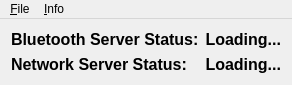
<?xml version="1.0" encoding="UTF-8"?>
<ui version="4.0">
 <class>MainWindow</class>
 <widget class="QMainWindow" name="MainWindow">
  <property name="geometry">
   <rect>
    <x>0</x>
    <y>0</y>
    <width>235</width>
    <height>84</height>
   </rect>
  </property>
  <property name="windowTitle">
   <string>Presenter Server</string>
  </property>
  <widget class="QWidget" name="mainWidget">
   <layout class="QGridLayout" name="mainLayout">
    <item row="0" column="1">
     <widget class="QLabel" name="bluetoothServerStatus">
      <property name="sizePolicy">
       <sizepolicy hsizetype="MinimumExpanding" vsizetype="Preferred">
        <horstretch>0</horstretch>
        <verstretch>0</verstretch>
       </sizepolicy>
      </property>
      <property name="font">
       <font>
        <pointsize>12</pointsize>
        <weight>75</weight>
        <bold>true</bold>
       </font>
      </property>
      <property name="text">
       <string>Loading...</string>
      </property>
      <property name="alignment">
       <set>Qt::AlignRight|Qt::AlignTrailing|Qt::AlignVCenter</set>
      </property>
     </widget>
    </item>
    <item row="0" column="0">
     <widget class="QLabel" name="bluetoothServerLabel">
      <property name="sizePolicy">
       <sizepolicy hsizetype="MinimumExpanding" vsizetype="Preferred">
        <horstretch>0</horstretch>
        <verstretch>0</verstretch>
       </sizepolicy>
      </property>
      <property name="font">
       <font>
        <pointsize>12</pointsize>
        <weight>75</weight>
        <bold>true</bold>
       </font>
      </property>
      <property name="text">
       <string>Bluetooth Server Status:</string>
      </property>
     </widget>
    </item>
    <item row="1" column="0">
     <widget class="QLabel" name="networkServerLabel">
      <property name="sizePolicy">
       <sizepolicy hsizetype="MinimumExpanding" vsizetype="Preferred">
        <horstretch>0</horstretch>
        <verstretch>0</verstretch>
       </sizepolicy>
      </property>
      <property name="font">
       <font>
        <pointsize>12</pointsize>
        <weight>75</weight>
        <bold>true</bold>
       </font>
      </property>
      <property name="text">
       <string>Network Server Status:</string>
      </property>
     </widget>
    </item>
    <item row="1" column="1">
     <widget class="QLabel" name="networkServerStatus">
      <property name="sizePolicy">
       <sizepolicy hsizetype="MinimumExpanding" vsizetype="Preferred">
        <horstretch>0</horstretch>
        <verstretch>0</verstretch>
       </sizepolicy>
      </property>
      <property name="font">
       <font>
        <pointsize>12</pointsize>
        <weight>75</weight>
        <bold>true</bold>
       </font>
      </property>
      <property name="text">
       <string>Loading...</string>
      </property>
      <property name="alignment">
       <set>Qt::AlignRight|Qt::AlignTrailing|Qt::AlignVCenter</set>
      </property>
     </widget>
    </item>
   </layout>
  </widget>
  <widget class="QMenuBar" name="mainMenu">
   <property name="geometry">
    <rect>
     <x>0</x>
     <y>0</y>
     <width>235</width>
     <height>22</height>
    </rect>
   </property>
   <widget class="QMenu" name="menu_Info">
    <property name="title">
     <string>&amp;Info</string>
    </property>
    <addaction name="action_ShowLog"/>
    <addaction name="separator"/>
    <addaction name="action_About"/>
   </widget>
   <widget class="QMenu" name="menu_File">
    <property name="title">
     <string>&amp;File</string>
    </property>
    <addaction name="action_Quit"/>
   </widget>
   <addaction name="menu_File"/>
   <addaction name="menu_Info"/>
  </widget>
  <action name="action_About">
   <property name="text">
    <string>&amp;About</string>
   </property>
   <property name="shortcut">
    <string>F1</string>
   </property>
  </action>
  <action name="action_Quit">
   <property name="text">
    <string>&amp;Quit</string>
   </property>
  </action>
  <action name="action_ShowLog">
   <property name="text">
    <string>Show log</string>
   </property>
   <property name="toolTip">
    <string>Show the log window</string>
   </property>
  </action>
 </widget>
 <layoutdefault spacing="6" margin="11"/>
 <resources/>
 <connections>
  <connection>
   <sender>action_About</sender>
   <signal>triggered()</signal>
   <receiver>MainWindow</receiver>
   <slot>showAboutScreen()</slot>
   <hints>
    <hint type="sourcelabel">
     <x>-1</x>
     <y>-1</y>
    </hint>
    <hint type="destinationlabel">
     <x>399</x>
     <y>299</y>
    </hint>
   </hints>
  </connection>
  <connection>
   <sender>action_ShowLog</sender>
   <signal>triggered()</signal>
   <receiver>MainWindow</receiver>
   <slot>showLog()</slot>
   <hints>
    <hint type="sourcelabel">
     <x>-1</x>
     <y>-1</y>
    </hint>
    <hint type="destinationlabel">
     <x>399</x>
     <y>299</y>
    </hint>
   </hints>
  </connection>
  <connection>
   <sender>action_Quit</sender>
   <signal>triggered()</signal>
   <receiver>MainWindow</receiver>
   <slot>close()</slot>
   <hints>
    <hint type="sourcelabel">
     <x>-1</x>
     <y>-1</y>
    </hint>
    <hint type="destinationlabel">
     <x>117</x>
     <y>28</y>
    </hint>
   </hints>
  </connection>
 </connections>
</ui>
